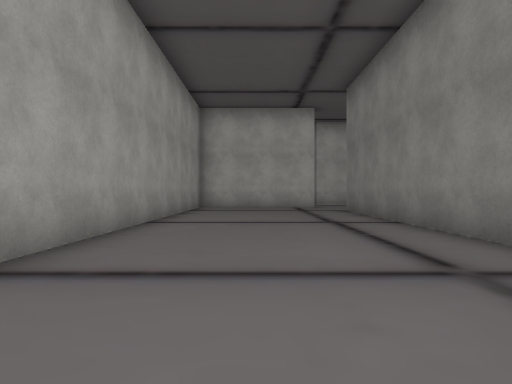
View 1 (above)

24 first-person views from a walk through a Unity game level. The camera is 1.2 m above the floor, looks level and sees 75° across. The floor is counted in squares, 2 m on a side. Each view is taken from the middle of a square. On the plan, view 1 faces up. The plan holds only what a view shows up to about 10 squares ahead; the rest is blank. The place goes on beyond the plan. The player character is not drawn. Some surface patterns are stand-ins.

View 2
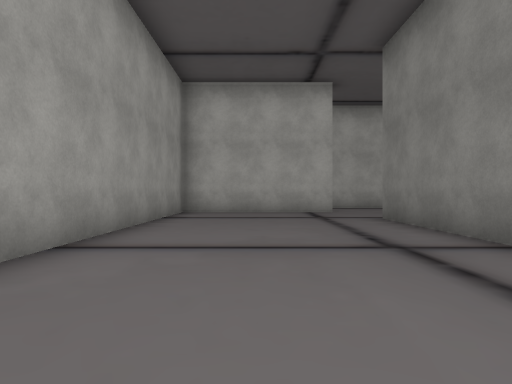

View 3
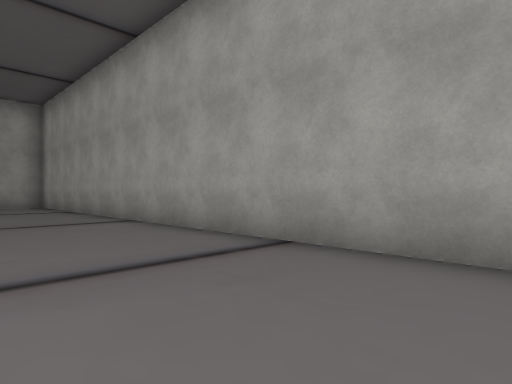

View 4
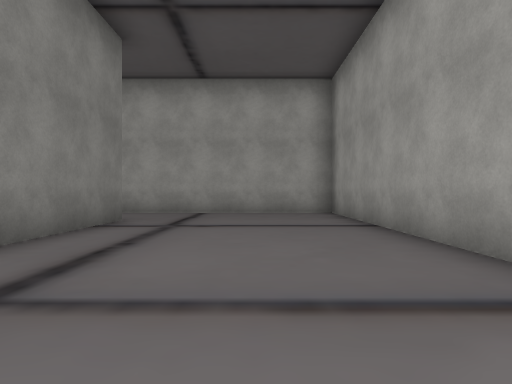

View 5
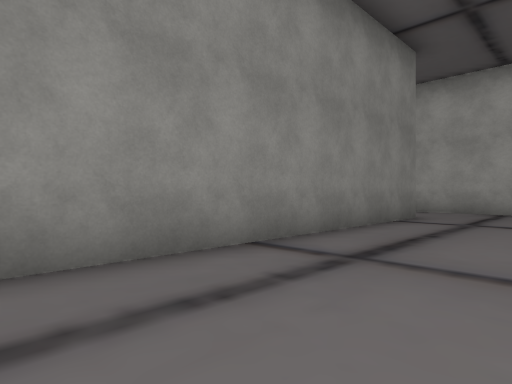

View 6
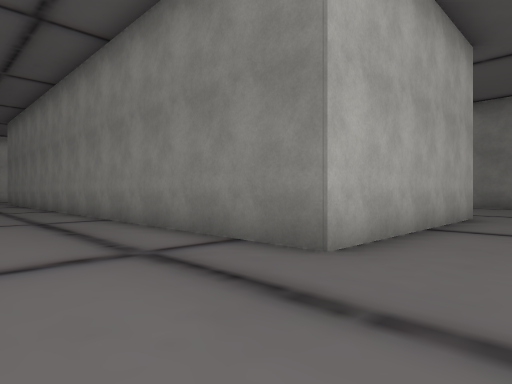

View 7
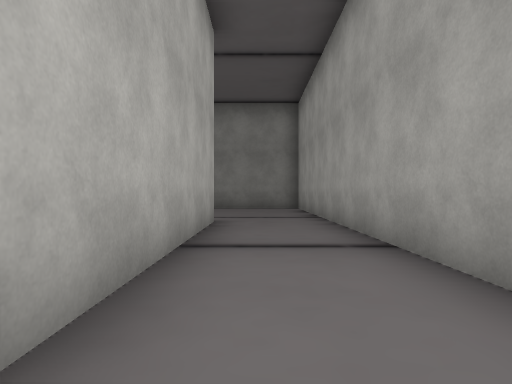

View 8
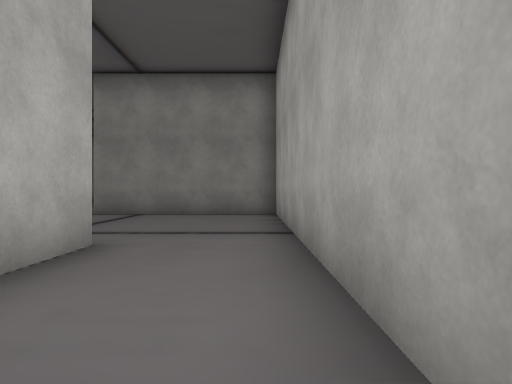

View 9
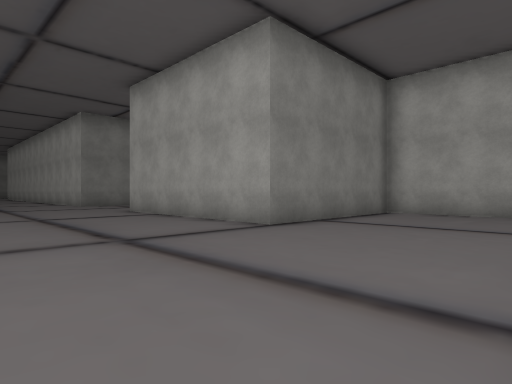

View 10
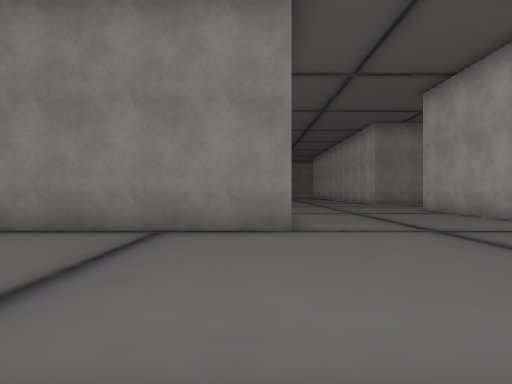

View 11
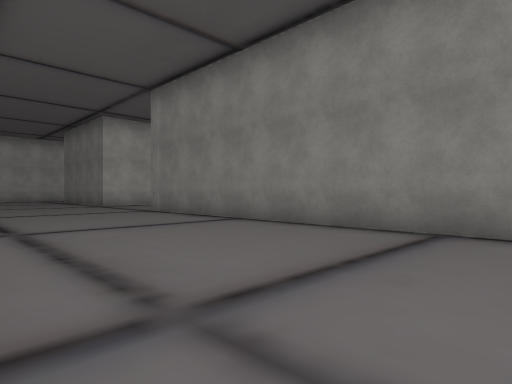

View 12
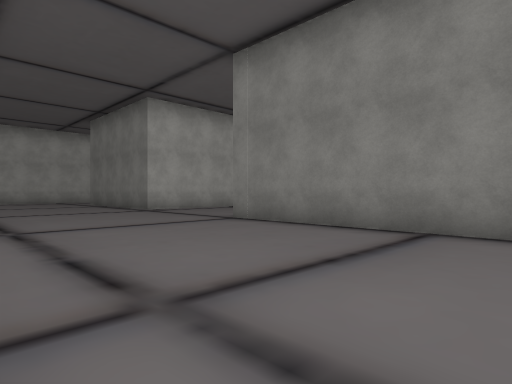

View 13
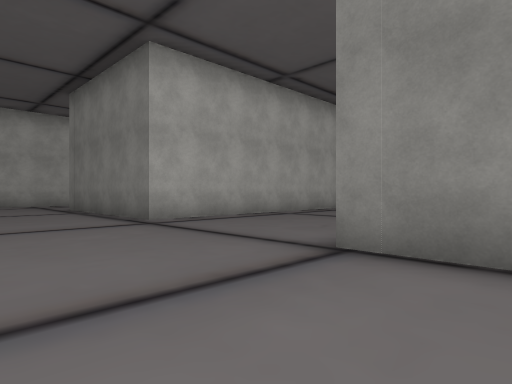

View 14
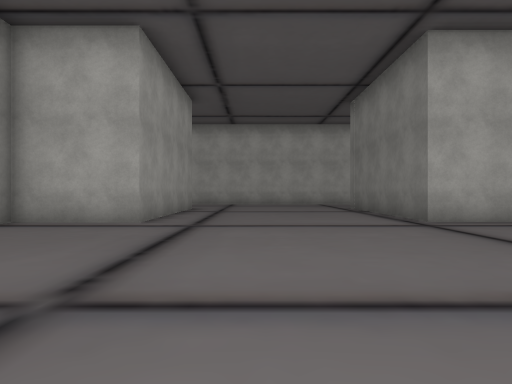

View 15
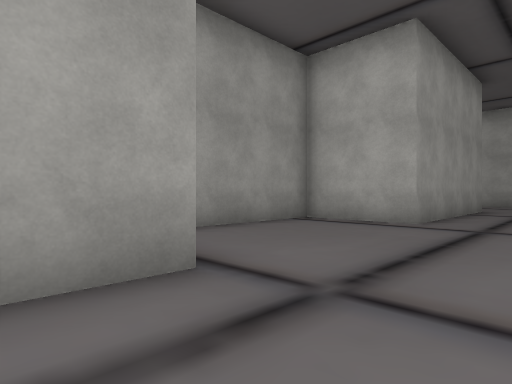

View 16
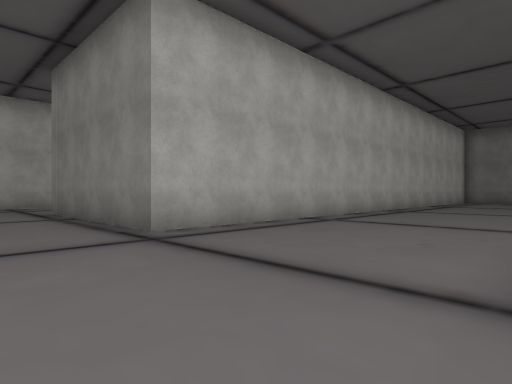

View 17
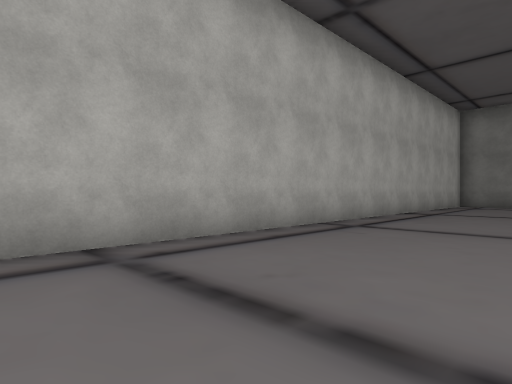

View 18
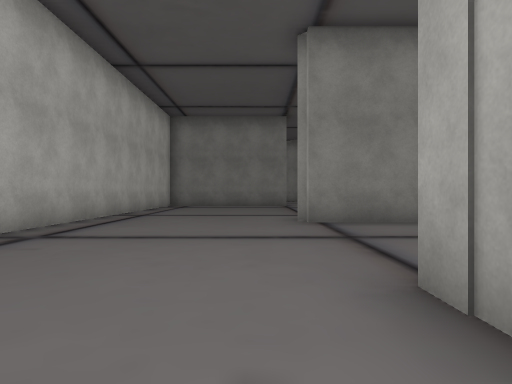

View 19
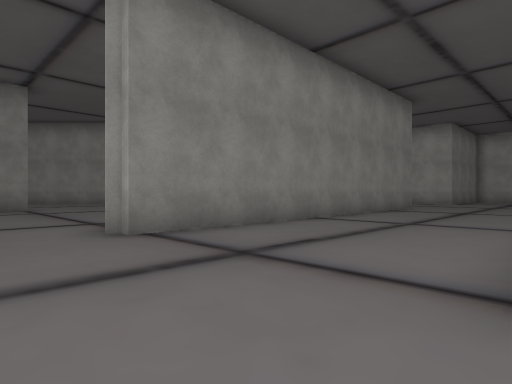

View 20
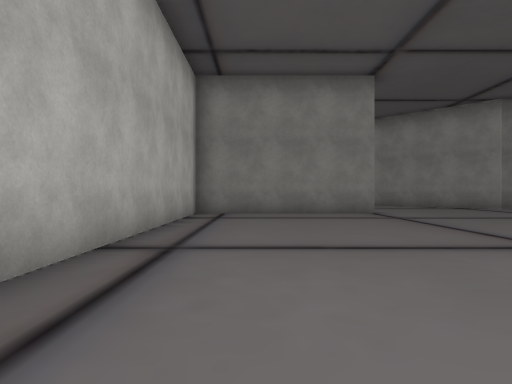

View 21
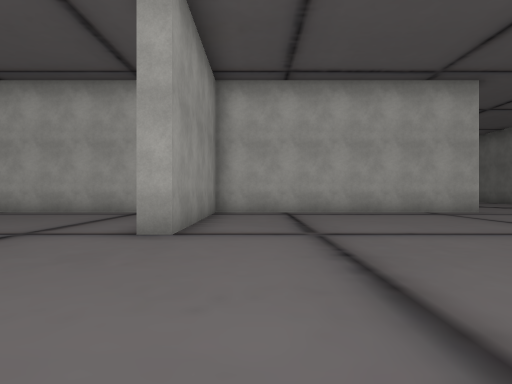

View 22
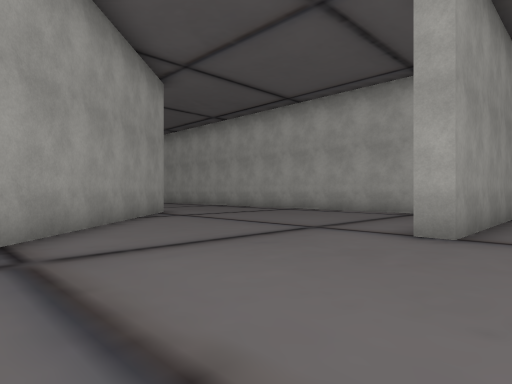

View 23
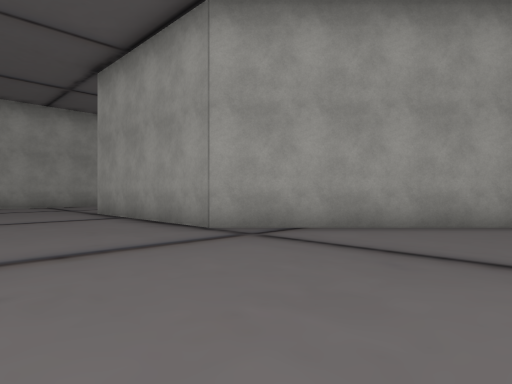

View 24
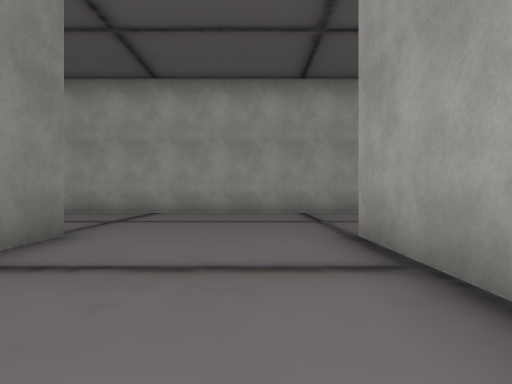

### Floor plan
Points are (right, up) in squares from view 1. A wall is a line through its corners. A room is listed if a view was taken in it or the views show most of it. See-through windows are left out.
Room 1 (views 1, 2, 3, 4, 5, 6, 7, 8)
walls: (8.9, -7.1) (2.9, -7.1) (2.9, 10.5); (2.4, 12.9) (-2.2, 12.9) (-2.2, -9.6) (8.5, -9.6)
ways out: opening at (9, -8.5) to room 2; opening at (3, 11.5)
Room 2 (views 9, 10, 11, 12, 13, 14, 15, 16, 17, 18, 19, 20, 21, 22, 23, 24)
walls: (24.5, 3.4) (24.5, 11); (24.9, 11.2) (30.6, 5.5) (30.6, 0.4); (19.4, 11) (20.1, 11); (14.2, 0.4) (14.2, 11); (29, -4.6) (37.5, -4.6); (34.6, 0.4) (34.6, 1.6); (8.8, 10.6) (8.8, 9.2); (40.5, 15.7) (32.8, 15.7) (32.8, 10.7) (32.3, 10.7) (32.3, 15.7) (14.5, 15.7) (14.5, 21.1); (8.8, 20.9) (8.8, 15.5) (6.2, 15.5) (6.2, 12.2); (8.5, -9.6) (14.2, -9.6) (14.2, -4.6) (19.6, -4.6)
ways out: opening at (9, -8.5) to room 1

Positions as (right, up) in squares from view 1, and headings:
1: (0, 0), facing up
2: (0, 3), facing up
3: (1, 5), facing down-left
4: (0, 0), facing down
5: (0, 1), facing down-right
6: (0, -9), facing up-right
7: (2, -8), facing right
8: (5, -9), facing right
9: (10, 0), facing down-right
10: (9, 1), facing right
11: (9, 1), facing up-right
12: (9, 5), facing up-right
13: (11, 9), facing up-right
14: (11, 9), facing up
15: (11, 9), facing up-left
16: (12, 11), facing up-right
17: (17, 12), facing up-right
18: (18, 12), facing right
19: (20, 13), facing down-right
20: (23, 14), facing right
21: (34, 6), facing up
22: (34, 6), facing up-left
23: (34, 10), facing down-left
24: (32, 5), facing down
